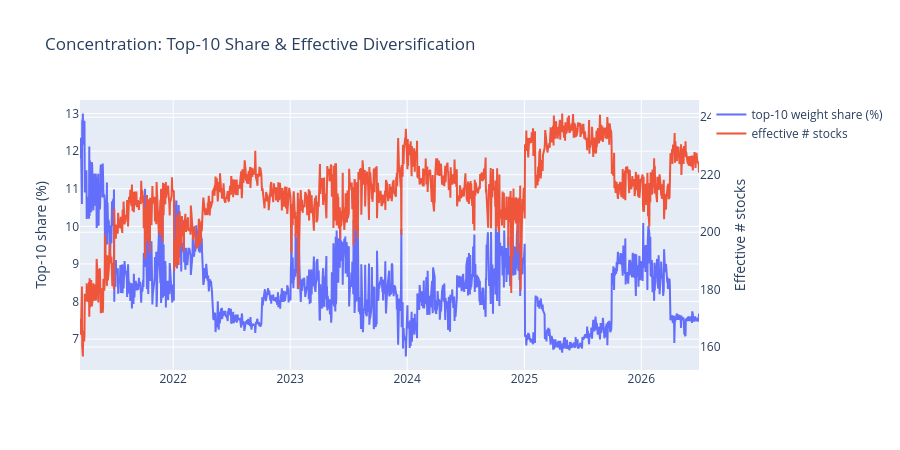
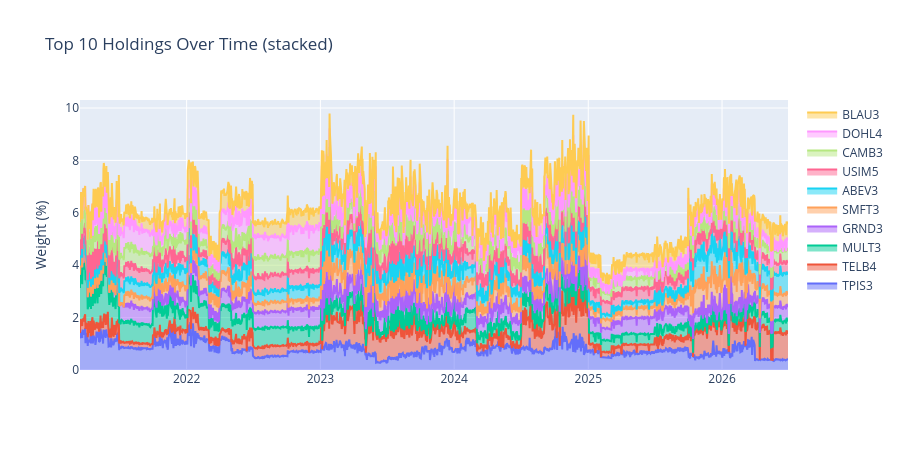

The cell these charts' notebook holds for them, in order:
### Code cell
W = results[weight_cols].to_numpy()
top10_share = np.sort(W, axis=1)[:, -10:].sum(axis=1)
n_effective = 1.0 / (W ** 2).sum(axis=1)  # inverse HHI: 'effective number of stocks'

fig = go.Figure()
fig.add_trace(go.Scatter(x=results['date'], y=top10_share * 100, name='top-10 weight share (%)'))
fig.add_trace(go.Scatter(x=results['date'], y=n_effective, name='effective # stocks', yaxis='y2'))
fig.update_layout(title='Concentration: Top-10 Share & Effective Diversification',
                  yaxis_title='Top-10 share (%)',
                  yaxis2=dict(title='Effective # stocks', overlaying='y', side='right'),
                  height=450)
fig.show()

mean_w = results[weight_cols].mean().sort_values(ascending=False).head(10)
fig = go.Figure()
for col in mean_w.index:
    fig.add_trace(go.Scatter(x=results['date'], y=results[col] * 100,
                             name=col.removeprefix('w_'), stackgroup='w'))
fig.update_layout(title='Top 10 Holdings Over Time (stacked)', yaxis_title='Weight (%)', height=450)
fig.show()

### Figure 1 — Plotly figure (JSON) as saved in the notebook; plotly's stock layout.template omitted (floating-point values rounded to 4 significant figures; data arrays with more than 128 entries replaced by an {"elided": "..."} marker saying what was removed)
{"data": [{"name": "top-10 weight share (%)", "type": "scatter", "x": {"elided": "1319 str values"}, "y": {"elided": "1319 float values"}}, {"name": "effective # stocks", "type": "scatter", "x": {"elided": "1319 str values"}, "y": {"elided": "1319 float values"}, "yaxis": "y2"}], "layout": {"height": 450, "title": {"text": "Concentration: Top-10 Share & Effective Diversification"}, "yaxis": {"title": {"text": "Top-10 share (%)"}}, "yaxis2": {"overlaying": "y", "side": "right", "title": {"text": "Effective # stocks"}}}}

### Figure 2 — Plotly figure (JSON) as saved in the notebook; plotly's stock layout.template omitted (floating-point values rounded to 4 significant figures; data arrays with more than 128 entries replaced by an {"elided": "..."} marker saying what was removed)
{"data": [{"name": "TPIS3", "stackgroup": "w", "type": "scatter", "x": {"elided": "1319 str values"}, "y": {"elided": "1319 float values"}}, {"name": "TELB4", "stackgroup": "w", "type": "scatter", "x": {"elided": "1319 str values"}, "y": {"elided": "1319 float values"}}, {"name": "MULT3", "stackgroup": "w", "type": "scatter", "x": {"elided": "1319 str values"}, "y": {"elided": "1319 float values"}}, {"name": "GRND3", "stackgroup": "w", "type": "scatter", "x": {"elided": "1319 str values"}, "y": {"elided": "1319 float values"}}, {"name": "SMFT3", "stackgroup": "w", "type": "scatter", "x": {"elided": "1319 str values"}, "y": {"elided": "1319 float values"}}, {"name": "ABEV3", "stackgroup": "w", "type": "scatter", "x": {"elided": "1319 str values"}, "y": {"elided": "1319 float values"}}, {"name": "USIM5", "stackgroup": "w", "type": "scatter", "x": {"elided": "1319 str values"}, "y": {"elided": "1319 float values"}}, {"name": "CAMB3", "stackgroup": "w", "type": "scatter", "x": {"elided": "1319 str values"}, "y": {"elided": "1319 float values"}}, {"name": "DOHL4", "stackgroup": "w", "type": "scatter", "x": {"elided": "1319 str values"}, "y": {"elided": "1319 float values"}}, {"name": "BLAU3", "stackgroup": "w", "type": "scatter", "x": {"elided": "1319 str values"}, "y": {"elided": "1319 float values"}}], "layout": {"height": 450, "title": {"text": "Top 10 Holdings Over Time (stacked)"}, "yaxis": {"title": {"text": "Weight (%)"}}}}
